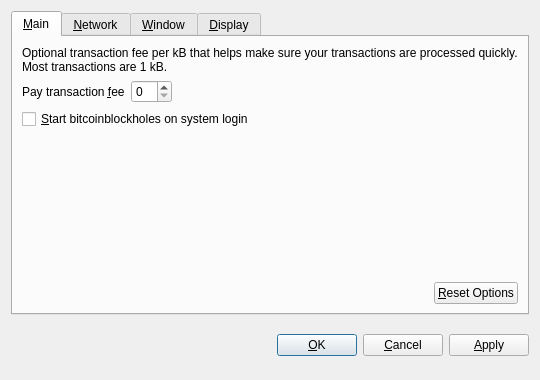
<?xml version="1.0" encoding="UTF-8"?>
<ui version="4.0">
 <class>OptionsDialog</class>
 <widget class="QDialog" name="OptionsDialog">
  <property name="geometry">
   <rect>
    <x>0</x>
    <y>0</y>
    <width>540</width>
    <height>380</height>
   </rect>
  </property>
  <property name="windowTitle">
   <string>Options</string>
  </property>
  <property name="modal">
   <bool>true</bool>
  </property>
  <layout class="QVBoxLayout" name="verticalLayout">
   <item>
    <widget class="QTabWidget" name="tabWidget">
     <property name="tabPosition">
      <enum>QTabWidget::North</enum>
     </property>
     <property name="currentIndex">
      <number>0</number>
     </property>
     <widget class="QWidget" name="tabMain">
      <attribute name="title">
       <string>&amp;Main</string>
      </attribute>
      <layout class="QVBoxLayout" name="verticalLayout_Main">
       <item>
        <widget class="QLabel" name="transactionFeeInfoLabel">
         <property name="text">
          <string>Optional transaction fee per kB that helps make sure your transactions are processed quickly. Most transactions are 1 kB.</string>
         </property>
         <property name="textFormat">
          <enum>Qt::PlainText</enum>
         </property>
         <property name="wordWrap">
          <bool>true</bool>
         </property>
        </widget>
       </item>
       <item>
        <layout class="QHBoxLayout" name="horizontalLayout_1_Main">
         <item>
          <widget class="QLabel" name="transactionFeeLabel">
           <property name="text">
            <string>Pay transaction &amp;fee</string>
           </property>
           <property name="textFormat">
            <enum>Qt::PlainText</enum>
           </property>
           <property name="buddy">
            <cstring>transactionFee</cstring>
           </property>
          </widget>
         </item>
         <item>
          <widget class="BitcoinAmountField" name="transactionFee"/>
         </item>
         <item>
          <spacer name="horizontalSpacer_1_Main">
           <property name="orientation">
            <enum>Qt::Horizontal</enum>
           </property>
           <property name="sizeHint" stdset="0">
            <size>
             <width>40</width>
             <height>20</height>
            </size>
           </property>
          </spacer>
         </item>
        </layout>
       </item>
       <item>
        <widget class="QCheckBox" name="bitcoinAtStartup">
         <property name="toolTip">
          <string>Automatically start bitcoinblockholes after logging in to the system.</string>
         </property>
         <property name="text">
          <string>&amp;Start bitcoinblockholes on system login</string>
         </property>
        </widget>
       </item>
       <item>
        <spacer name="verticalSpacer_Main">
         <property name="orientation">
          <enum>Qt::Vertical</enum>
         </property>
         <property name="sizeHint" stdset="0">
          <size>
           <width>20</width>
           <height>40</height>
          </size>
         </property>
        </spacer>
       </item>
       <item>
        <layout class="QHBoxLayout" name="horizontalLayout_2_Main">
         <item>
          <spacer name="horizontalSpacer_2_Main">
           <property name="orientation">
            <enum>Qt::Horizontal</enum>
           </property>
           <property name="sizeHint" stdset="0">
            <size>
             <width>40</width>
             <height>20</height>
            </size>
           </property>
          </spacer>
         </item>
         <item>
          <widget class="QPushButton" name="resetButton">
           <property name="toolTip">
            <string>Reset all client options to default.</string>
           </property>
           <property name="text">
            <string>&amp;Reset Options</string>
           </property>
           <property name="autoDefault">
            <bool>false</bool>
           </property>
          </widget>
         </item>
        </layout>
       </item>
      </layout>
     </widget>
     <widget class="QWidget" name="tabNetwork">
      <attribute name="title">
       <string>&amp;Network</string>
      </attribute>
      <layout class="QVBoxLayout" name="verticalLayout_Network">
       <item>
        <widget class="QCheckBox" name="mapPortUpnp">
         <property name="toolTip">
          <string>Automatically open the bitcoinblockholes client port on the router. This only works when your router supports UPnP and it is enabled.</string>
         </property>
         <property name="text">
          <string>Map port using &amp;UPnP</string>
         </property>
        </widget>
       </item>
       <item>
        <widget class="QCheckBox" name="connectSocks">
         <property name="toolTip">
          <string>Connect to the bitcoinblockholes network through a SOCKS proxy (e.g. when connecting through Tor).</string>
         </property>
         <property name="text">
          <string>&amp;Connect through SOCKS proxy:</string>
         </property>
        </widget>
       </item>
       <item>
        <layout class="QHBoxLayout" name="horizontalLayout_Network">
         <item>
          <widget class="QLabel" name="proxyIpLabel">
           <property name="text">
            <string>Proxy &amp;IP:</string>
           </property>
           <property name="textFormat">
            <enum>Qt::PlainText</enum>
           </property>
           <property name="buddy">
            <cstring>proxyIp</cstring>
           </property>
          </widget>
         </item>
         <item>
          <widget class="QValidatedLineEdit" name="proxyIp">
           <property name="maximumSize">
            <size>
             <width>140</width>
             <height>16777215</height>
            </size>
           </property>
           <property name="toolTip">
            <string>IP address of the proxy (e.g. 127.0.0.1)</string>
           </property>
          </widget>
         </item>
         <item>
          <widget class="QLabel" name="proxyPortLabel">
           <property name="text">
            <string>&amp;Port:</string>
           </property>
           <property name="textFormat">
            <enum>Qt::PlainText</enum>
           </property>
           <property name="buddy">
            <cstring>proxyPort</cstring>
           </property>
          </widget>
         </item>
         <item>
          <widget class="QLineEdit" name="proxyPort">
           <property name="maximumSize">
            <size>
             <width>55</width>
             <height>16777215</height>
            </size>
           </property>
           <property name="toolTip">
            <string>Port of the proxy (e.g. 9050)</string>
           </property>
          </widget>
         </item>
         <item>
          <widget class="QLabel" name="socksVersionLabel">
           <property name="text">
            <string>SOCKS &amp;Version:</string>
           </property>
           <property name="textFormat">
            <enum>Qt::PlainText</enum>
           </property>
           <property name="buddy">
            <cstring>socksVersion</cstring>
           </property>
          </widget>
         </item>
         <item>
          <widget class="QValueComboBox" name="socksVersion">
           <property name="toolTip">
            <string>SOCKS version of the proxy (e.g. 5)</string>
           </property>
          </widget>
         </item>
         <item>
          <spacer name="horizontalSpacer_Network">
           <property name="orientation">
            <enum>Qt::Horizontal</enum>
           </property>
           <property name="sizeHint" stdset="0">
            <size>
             <width>40</width>
             <height>20</height>
            </size>
           </property>
          </spacer>
         </item>
        </layout>
       </item>
       <item>
        <spacer name="verticalSpacer_Network">
         <property name="orientation">
          <enum>Qt::Vertical</enum>
         </property>
         <property name="sizeHint" stdset="0">
          <size>
           <width>20</width>
           <height>40</height>
          </size>
         </property>
        </spacer>
       </item>
      </layout>
     </widget>
     <widget class="QWidget" name="tabWindow">
      <attribute name="title">
       <string>&amp;Window</string>
      </attribute>
      <layout class="QVBoxLayout" name="verticalLayout_Window">
       <item>
        <widget class="QCheckBox" name="minimizeToTray">
         <property name="toolTip">
          <string>Show only a tray icon after minimizing the window.</string>
         </property>
         <property name="text">
          <string>&amp;Minimize to the tray instead of the taskbar</string>
         </property>
        </widget>
       </item>
       <item>
        <widget class="QCheckBox" name="minimizeOnClose">
         <property name="toolTip">
          <string>Minimize instead of exit the application when the window is closed. When this option is enabled, the application will be closed only after selecting Quit in the menu.</string>
         </property>
         <property name="text">
          <string>M&amp;inimize on close</string>
         </property>
        </widget>
       </item>
       <item>
        <spacer name="verticalSpacer_Window">
         <property name="orientation">
          <enum>Qt::Vertical</enum>
         </property>
         <property name="sizeHint" stdset="0">
          <size>
           <width>20</width>
           <height>40</height>
          </size>
         </property>
        </spacer>
       </item>
      </layout>
     </widget>
     <widget class="QWidget" name="tabDisplay">
      <attribute name="title">
       <string>&amp;Display</string>
      </attribute>
      <layout class="QVBoxLayout" name="verticalLayout_Display">
       <item>
        <layout class="QHBoxLayout" name="horizontalLayout_1_Display">
         <item>
          <widget class="QLabel" name="langLabel">
           <property name="text">
            <string>User Interface &amp;language:</string>
           </property>
           <property name="textFormat">
            <enum>Qt::PlainText</enum>
           </property>
           <property name="buddy">
            <cstring>lang</cstring>
           </property>
          </widget>
         </item>
         <item>
          <widget class="QValueComboBox" name="lang">
           <property name="toolTip">
            <string>The user interface language can be set here. This setting will take effect after restarting bitcoinblockholes.</string>
           </property>
          </widget>
         </item>
        </layout>
       </item>
       <item>
        <layout class="QHBoxLayout" name="horizontalLayout_2_Display">
         <item>
          <widget class="QLabel" name="unitLabel">
           <property name="text">
            <string>&amp;Unit to show amounts in:</string>
           </property>
           <property name="textFormat">
            <enum>Qt::PlainText</enum>
           </property>
           <property name="buddy">
            <cstring>unit</cstring>
           </property>
          </widget>
         </item>
         <item>
          <widget class="QValueComboBox" name="unit">
           <property name="toolTip">
            <string>Choose the default subdivision unit to show in the interface and when sending coins.</string>
           </property>
          </widget>
         </item>
        </layout>
       </item>
       <item>
        <widget class="QCheckBox" name="displayAddresses">
         <property name="toolTip">
          <string>Whether to show bitcoinblockholes addresses in the transaction list or not.</string>
         </property>
         <property name="text">
          <string>&amp;Display addresses in transaction list</string>
         </property>
        </widget>
       </item>
       <item>
        <spacer name="verticalSpacer_Display">
         <property name="orientation">
          <enum>Qt::Vertical</enum>
         </property>
         <property name="sizeHint" stdset="0">
          <size>
           <width>20</width>
           <height>40</height>
          </size>
         </property>
        </spacer>
       </item>
      </layout>
     </widget>
    </widget>
   </item>
   <item>
    <layout class="QHBoxLayout" name="horizontalLayout_Buttons">
     <item>
      <spacer name="horizontalSpacer_1">
       <property name="orientation">
        <enum>Qt::Horizontal</enum>
       </property>
       <property name="sizeHint" stdset="0">
        <size>
         <width>40</width>
         <height>48</height>
        </size>
       </property>
      </spacer>
     </item>
     <item>
      <widget class="QLabel" name="statusLabel">
       <property name="font">
        <font>
         <weight>75</weight>
         <bold>true</bold>
        </font>
       </property>
       <property name="text">
        <string/>
       </property>
       <property name="textFormat">
        <enum>Qt::PlainText</enum>
       </property>
       <property name="wordWrap">
        <bool>true</bool>
       </property>
      </widget>
     </item>
     <item>
      <spacer name="horizontalSpacer_2">
       <property name="orientation">
        <enum>Qt::Horizontal</enum>
       </property>
       <property name="sizeHint" stdset="0">
        <size>
         <width>40</width>
         <height>48</height>
        </size>
       </property>
      </spacer>
     </item>
     <item>
      <widget class="QPushButton" name="okButton">
       <property name="text">
        <string>&amp;OK</string>
       </property>
      </widget>
     </item>
     <item>
      <widget class="QPushButton" name="cancelButton">
       <property name="text">
        <string>&amp;Cancel</string>
       </property>
       <property name="autoDefault">
        <bool>false</bool>
       </property>
      </widget>
     </item>
     <item>
      <widget class="QPushButton" name="applyButton">
       <property name="text">
        <string>&amp;Apply</string>
       </property>
       <property name="autoDefault">
        <bool>false</bool>
       </property>
      </widget>
     </item>
    </layout>
   </item>
  </layout>
 </widget>
 <customwidgets>
  <customwidget>
   <class>BitcoinAmountField</class>
   <extends>QSpinBox</extends>
   <header>bitcoinamountfield.h</header>
  </customwidget>
  <customwidget>
   <class>QValueComboBox</class>
   <extends>QComboBox</extends>
   <header>qvaluecombobox.h</header>
  </customwidget>
  <customwidget>
   <class>QValidatedLineEdit</class>
   <extends>QLineEdit</extends>
   <header>qvalidatedlineedit.h</header>
  </customwidget>
 </customwidgets>
 <resources/>
 <connections/>
</ui>
